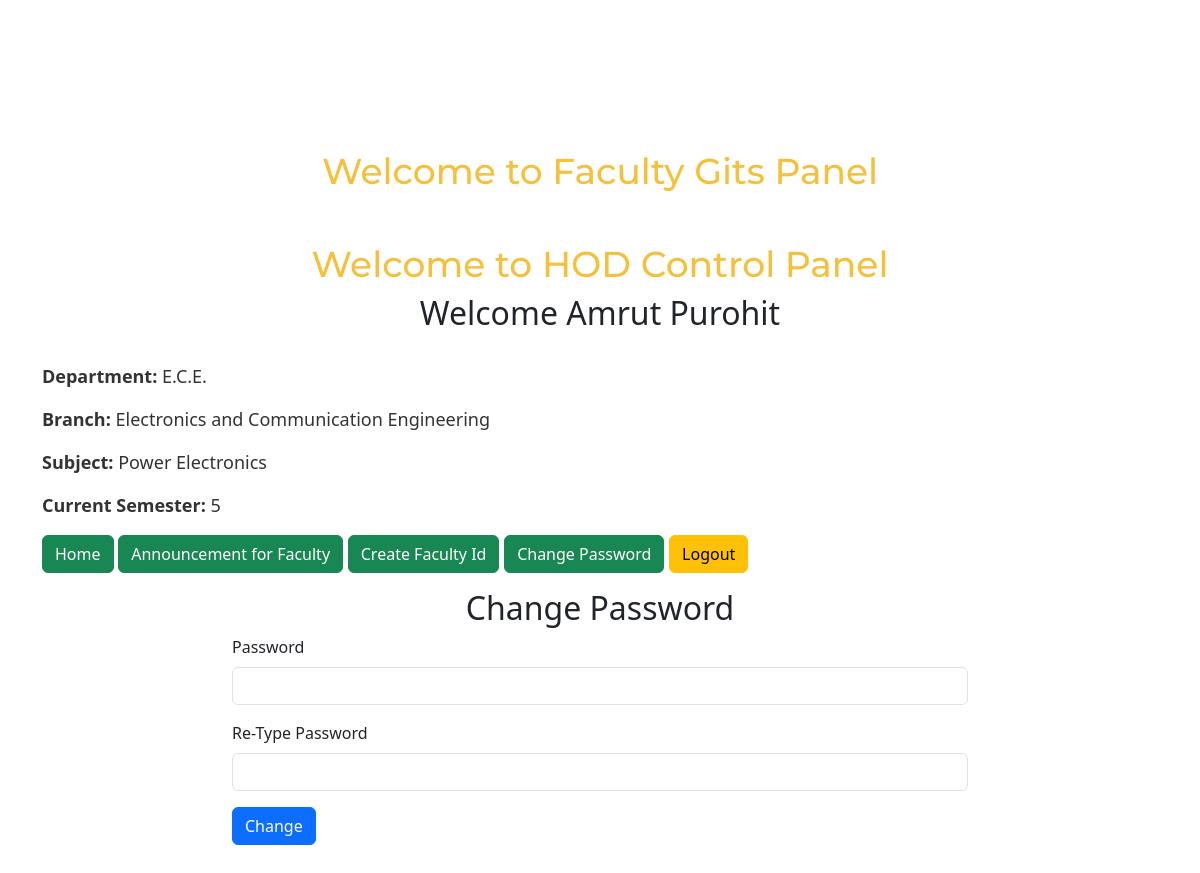
The page /clg-project/hod/change-password.php (signed in) on the database its author committed.
### tables this page shows
CREATE TABLE `user_info` (
  `id` int(11) NOT NULL,
  `user_id` int(11) DEFAULT NULL,
  `name` varchar(200) DEFAULT NULL,
  `department` varchar(200) DEFAULT NULL,
  `branch` varchar(200) DEFAULT NULL,
  `subject` varchar(200) DEFAULT NULL,
  `semester` varchar(200) DEFAULT NULL
);

### clg-project/functions.php (called while the page is built, shortened)
<?php
function check_hod_login($con)
{
	if(isset($_SESSION['hod_user_id']))
	{
		$id = $_SESSION['hod_user_id'];
		$query = "select * from users as a left join user_info as b on a.id = b.user_id where a.id = '$id' limit 1";
		$result = mysqli_query($con,$query);
		if($result && mysqli_num_rows($result) > 0)
		{
			$user_data = mysqli_fetch_assoc($result);
			return $user_data;
		}
	}
	die;
}

### clg-project/hod/change-password.php (the view, shortened to what this page needs)
<?php
	include("../connection.php");
	include("../functions.php");
	$user_data = check_hod_login($con);
?>
<!DOCTYPE html>
<html lang="en">
<head>
  <link rel="stylesheet" href="faculty-homepage.css">
  <link href="https://cdn.jsdelivr.net/npm/bootstrap@5.3.0/dist/css/bootstrap.min.css" rel="stylesheet">
</head>
<body>
  <div class="container">
  <h1 class="welcome-heading">Welcome to Faculty Gits Panel</h1>
  <h1 class="welcome-heading">Welcome to HOD Control Panel</h1>
    <h2>Welcome <?php echo $user_data['name'] ?> </h2>
    <div class="faculty-info">
      <p><strong>Department:</strong> <?php echo $user_data['department'] ?></p>
      <p><strong>Branch:</strong> <?php echo $user_data['branch'] ?></p>
      <p><strong>Subject:</strong> <?php echo $user_data['subject'] ?></p>
      <p><strong>Current Semester:</strong> <?php echo $user_data['semester'] ?></p>
      <div class="buttons">
      <a class="btn btn-success" href="index.php">Home</a>
      <a class="btn btn-success" href="hod_announcement.php">Announcement for Faculty</a>
      <a class="btn btn-success" href="add_faculty.php">Create Faculty Id </a>
      <a href="change-password.php" class="btn btn-success">Change Password</a>
      <a class="btn btn-warning" href="logout.php">Logout</a>
    </div>
    </div>
    <div class="row">
        <div class="col-md-8 offset-md-2">
            <h2 class="semester-heading mt-3">Change Password</h2>
            <form action="" method="post" class="text-start">
                <div class="mb-3">
                    <label for="formControlInput1" class="form-label">Password</label>
                    <input type="password" class="form-control" id="formControlInput1" name="password" placeholder="" required>
                </div>
                <div class="mb-3">
                    <label for="formControlInput2" class="form-label">Re-Type Password</label>
                    <input type="password" class="form-control" id="formControlInput2" name="rePassword" placeholder="" required>
                </div>
                <button type="submit" name="fSubmit" class="btn btn-primary">Change</button>
            </form>
        </div>
    </div>
  </div>
</body>
</html>

### clg-project/faculty/faculty-homepage.css (style rules this page uses)
body { margin: 0; padding: 0; font-family: 'Poppins', sans-serif; background-color: #f5f5f5; }
.container { width: 100%; max-width: 1200px; margin: 0 auto; padding: 100px; text-align: center; }
.welcome-heading { font-size: 36px; margin-top: 50px; font-family: 'Montserrat', sans-serif; color: #f5c13d; }
.faculty-info { font-size: 18px; margin-top: 30px; text-align: left; color: #333; }
button { padding: 10px 20px; font-size: 18px; border-radius: 5px; border: none; background-color: #4CAF50; color: white; margin: 10px; cursor: pointer; }

### rows shown on the page
user_info: name "Amrut Purohit", department "E.C.E.", branch "Electronics and Communication Engineering", subject "Power Electronics", semester "5"
